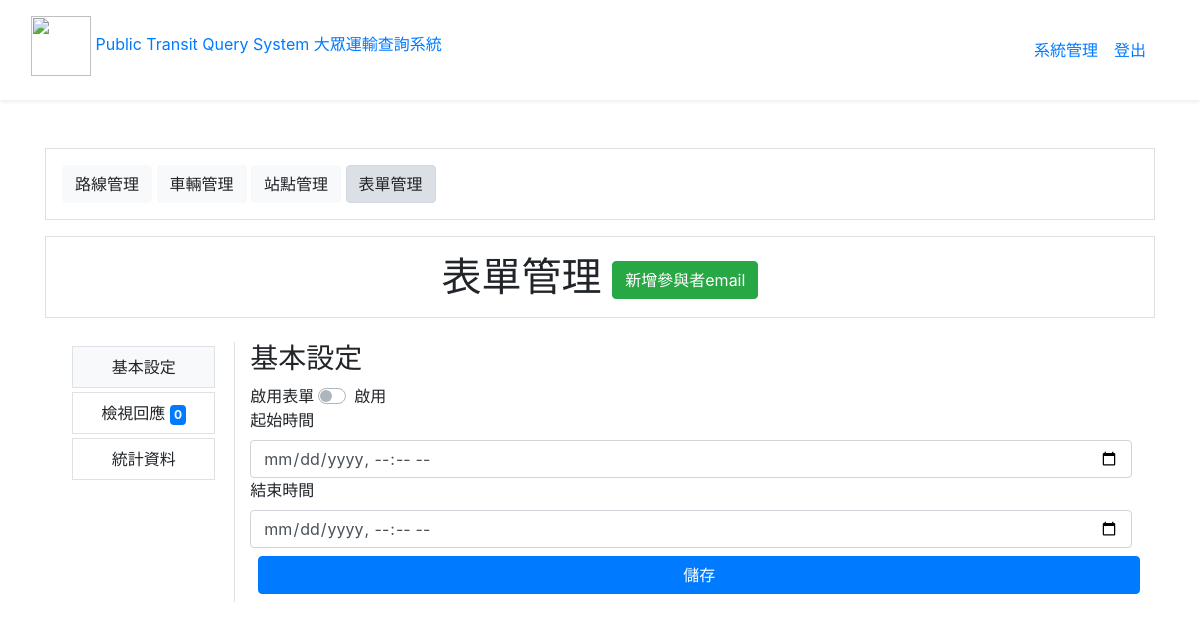
/admin.php?page=form-link (signed in), run on an earlier commit of the app's database.
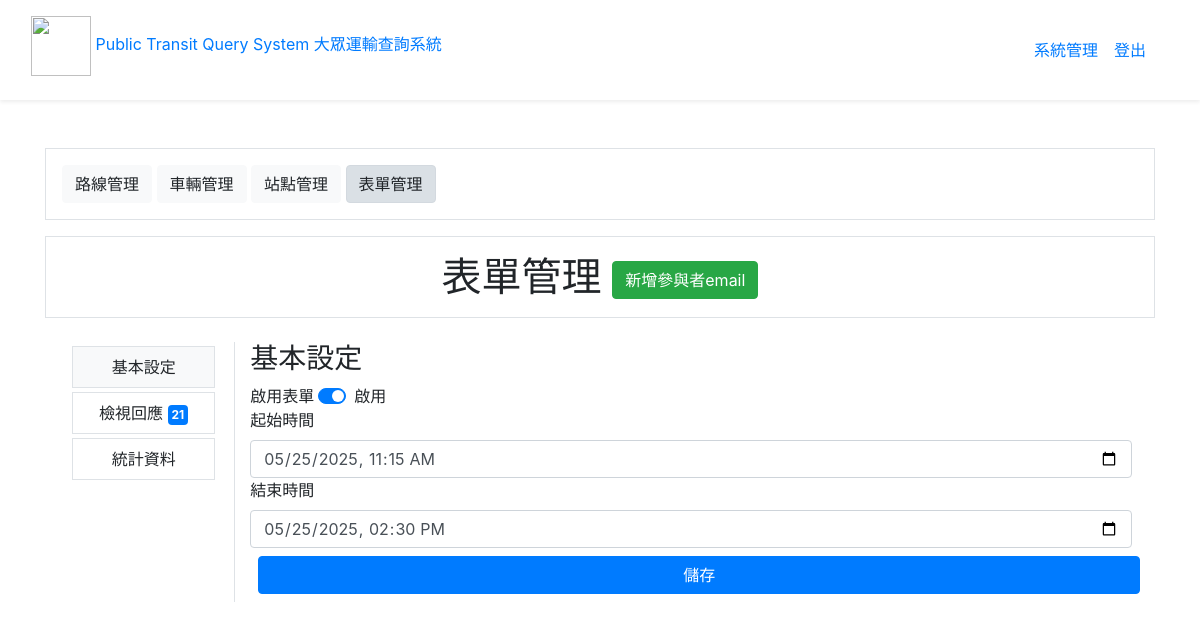
And on a later commit of the database.
### tables this page shows
CREATE TABLE `form_settings` (
  `id` int(1) UNSIGNED NOT NULL,
  `enabled` tinyint(1) NOT NULL,
  `start_at` datetime NOT NULL COMMENT '開始時間',
  `end_at` datetime NOT NULL COMMENT '結束時間'
);

### api/db.php (called while the page is built, shortened)
<?php
$dsn="mysql:host=localhost;charset=utf8;dbname=th55j_national";
$pdo=new PDO($dsn,'root','');
function q($sql){
    global $pdo;
    return $pdo->query($sql)->fetchAll(PDO::FETCH_ASSOC);
}
?>

### pages/form-link.php (the view, shortened to what this page needs)
<div class="list">
    <h1 class="border p-3 text-center my-3">表單管理
        <button class="btn btn-success" onclick="load('add_user.php')">新增參與者email</button>
    </h1>
    <div class='d-flex justify-content-between align-items-top p-2'>
      <div id="form-sidebar" class="col-2 border-right">
        <div id="basic-setting-link" class="link-btn m-1 text-center px-3 py-2 bg-light border">基本設定</div>
        <div id="responses-setting-link" class="link-btn m-1 text-center px-3 py-2 border">
            檢視回應
            <div class="badge badge-primary p-1">
                <?=q("select count(*) as 'sum' from survey_response")[0]['sum'];?>
            </div>
        </div>
        <div id="stastic-seeting-link" class="link-btn m-1 text-center px-3 py-2 border">統計資料</div>
      </div>
      <div id="form-page" class="col-10">
        <div class='block' id="basic">
            <h3>基本設定</h3>
            <div class="d-flex">
                <span>啟用表單</span>
                <div class="custom-control custom-switch mx-1">
                    <?php
                        $chkactive=q("select * from form_settings where id=1")[0];
                    ?>
                    <label class="custom-control-label" for="active-form">啟用</label>
                </div>
            </div>
            <label for="">起始時間</label>
            <input type="datetime-local" name="start-at" id="start-at" class="form-control" value="<?=$chkactive['start_at'];?>">
            <label for="">結束時間</label>
            <input type="datetime-local" name="end-at" id="end-at" class="form-control" value="<?=$chkactive['end_at'];?>">
            <button class="w-100 btn btn-primary m-2" id="save-button" onclick="save()">儲存</button>
        </div>
      </div>
    </div>
</div>

### admin.php (shortened to what this page needs)
<?php
include_once "./api/db.php";
$page=$_GET['page']??'route-link';
?>
<!DOCTYPE html>
<html lang="en">
<head>
    <link rel="stylesheet" href="./css/bootstrap.css">
    <link rel="stylesheet" href="./js/jquery-ui.css">
</head>
<body>
<?php include "header.php";?>
<div class="container mt-5">
<div class="border p-3">
    <a href="?page=route-link" class='control btn btn-light <?=($page=='route-link')?'active':'';?>' id='route-link'>路線管理</a>
    <a href="?page=bus-link" class='control btn btn-light <?=($page=='bus-link')?'active':'';?>'  id='bus-link' >車輛管理</a>
    <a href="?page=station-link" class='control btn btn-light <?=($page=='station-link')?'active':'';?>'  id='station-link' >站點管理</a>
    <a href="?page=form-link" class='control btn btn-light <?=($page=='form-link')?'active':'';?>' id='form-link' >表單管理</a>
</div>
<div class="main">
<?php
$file="./pages/".$page.".php";
if(file_exists($file)){
    include $file;
}else{
    include "./pages/route-link.php";
}
?>
</div>
</div>
</body>
</html>

### header.php
<header class="shadow-sm p-3 d-flex w-100" style="height:100px">
<div class="col-6">
    <img src="" alt="" style="width:60px;height:60px;">
   <a href="index.php">Public Transit Query System 大眾運輸查詢系統</a>
</div>
<div class="col-6 row align-items-center justify-content-end">
    <a href="admin.php" class="mx-2">系統管理</a>
    <?php
    if(isset($_SESSION['login'])){
        echo "<a href='./api/logout.php'  class='mx-2' id='logout-button'>登出</a>";
    }
?>
</div>
</header>

What changed in the data, as far as the page shows it:
added form_settings: start-at "05/25/2025 11:15", end-at "05/25/2025 14:30"
Also different on the page:
q("select count(*) as 'sum' from survey_response")[0]['sum']: "0" → "21"
